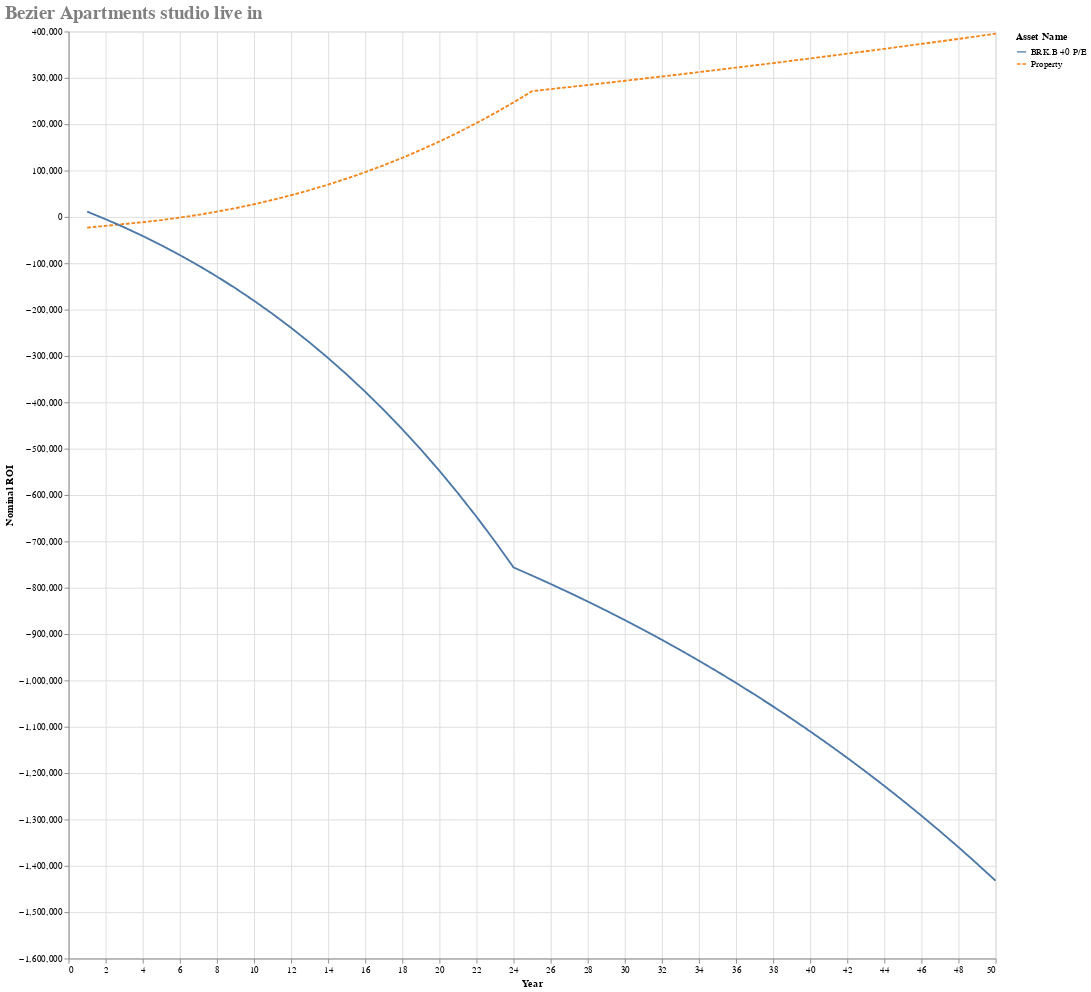

Write notebook code for a chart like this one.
### Code cell
# Even here I'd have to live in the property for 4 years for buying it to make sense vs renting it
# https://www.rightmove.co.uk/properties/118715288#/floorplan?activePlan=1&channel=RES_BUY
property_price = 475000
#repayment_mortgage =  RepaymentMortgage(850000*0.75, 25, fixed_interest_rate,
#                             {1 * 12: 0.1, 2 * 12: 0.1, 3 * 12: 0.1, 4 * 12: 0.1, 5 * 12: 1})

repayment_mortgage =  RepaymentMortgage(property_price*0.75, 25, fixed_interest_rate)

asset_name = "Property"
asset_dictionary[asset_name] = LeaseholdProperty(False, property_price,
                                                                                       monthly_gross_rental=0,
                                                                                       rental_tax=0,
                                                                                       months_occupied_out_of_12=8,
                                                                                       agency_percentage=lixing_agency_percentage,
                                                                                       annual_service_charge=7 * 456,
                                                                                       annual_ground_rent=600,
                                                                                       mortgage = repayment_mortgage)
opportunity_cost_property = asset_dictionary[asset_name]
#opportunity_cost_property.will_you_live_in_this = False

yearly_principle_repayments = []
previous_year = opportunity_cost_property.mortgage.total_principle_paid(1)
yearly_principle_repayments.append(previous_year)
original_cost_of_renting_alone = cost_of_renting_alone
rent_inflation = 0.03
for year in range(2, 25):
    current_year = opportunity_cost_property.mortgage.total_principle_paid(year)
    yearly_principle_repayments.append(current_year - previous_year - cost_of_renting_alone*12)
    cost_of_renting_alone *= 1 + rent_inflation
    previous_year = current_year
cost_of_renting_alone = original_cost_of_renting_alone
#print(repayment_mortgage.payment_table)
print(yearly_principle_repayments)
asset_dictionary["BRK.B 40 P/E"] = HLStock(opportunity_cost_property.property_value*.25, stock_price_to_earnings, yearly_principle_repayments)
(headers, table, graph_source) = generateHeaderTableAndGraphSource()
alt.Chart(graph_source).mark_line().encode(x='Year', y='Nominal ROI', color='Asset Name', strokeDash='Asset Name'
    ).properties(width=1000, height=1000, title=f'Bezier Apartments studio live in'
    ).configure_title(fontSize=20, font='Courier', anchor='start', color='gray')

### Figure 1 — Vega-Lite specification as saved in the notebook (floating-point values rounded to 4 significant figures)
{"config": {"view": {"continuousWidth": 300, "continuousHeight": 300}, "title": {"anchor": "start", "color": "gray", "font": "Courier", "fontSize": 20}}, "data": {"name": "data-ba903f32d2fad06d355ed737b81596ec"}, "mark": {"type": "line"}, "encoding": {"color": {"field": "Asset Name", "type": "nominal"}, "strokeDash": {"field": "Asset Name", "type": "nominal"}, "x": {"field": "Year", "type": "quantitative"}, "y": {"field": "Nominal ROI", "type": "quantitative"}}, "height": 1000, "title": "Bezier Apartments studio live in", "width": 1000, "$schema": "https://vega.github.io/schema/vega-lite/v6.1.0.json", "datasets": {"data-ba903f32d2fad06d355ed737b81596ec": [{"Asset Name": "Property", "Year": 1, "Nominal ROI": -23100.0, "% ROI Year on Year": -0.1946, "% ROI": -0.1946, "Nominal Profit": -15860.0}, {"Asset Name": "Property", "Year": 2, "Nominal ROI": -19230.0, "% ROI Year on Year": -0.07794, "% ROI": 0.03259, "Nominal Profit": -10760.0}, {"Asset Name": "Property", "Year": 3, "Nominal ROI": -15270.0, "% ROI Year on Year": -0.04115, "% ROI": 0.03335, "Nominal Profit": -10450.0}, {"Asset Name": "Property", "Year": 4, "Nominal ROI": -11400.0, "% ROI Year on Year": -0.02318, "% ROI": 0.0326, "Nominal Profit": -10120.0}, {"Asset Name": "Property", "Year": 5, "Nominal ROI": -6827.0, "% ROI Year on Year": -0.01124, "% ROI": 0.03852, "Nominal Profit": -9790.0}, {"Asset Name": "Property", "Year": 6, "Nominal ROI": -1527.0, "% ROI Year on Year": -0.002132, "% ROI": 0.04463, "Nominal Profit": -9445.0}, {"Asset Name": "Property", "Year": 7, "Nominal ROI": 4519.0, "% ROI Year on Year": 0.00535, "% ROI": 0.05092, "Nominal Profit": -9089.0}, {"Asset Name": "Property", "Year": 8, "Nominal ROI": 11340.0, "% ROI Year on Year": 0.01146, "% ROI": 0.05741, "Nominal Profit": -8722.0}, {"Asset Name": "Property", "Year": 9, "Nominal ROI": 18950.0, "% ROI Year on Year": 0.01659, "% ROI": 0.0641, "Nominal Profit": -8343.0}, {"Asset Name": "Property", "Year": 10, "Nominal ROI": 27380.0, "% ROI Year on Year": 0.02096, "% ROI": 0.07099, "Nominal Profit": -7953.0}, {"Asset Name": "Property", "Year": 11, "Nominal ROI": 36650.0, "% ROI Year on Year": 0.02476, "% ROI": 0.0781, "Nominal Profit": -7549.0}, {"Asset Name": "Property", "Year": 12, "Nominal ROI": 46800.0, "% ROI Year on Year": 0.02807, "% ROI": 0.08542, "Nominal Profit": -7133.0}, {"Asset Name": "Property", "Year": 13, "Nominal ROI": 57840.0, "% ROI Year on Year": 0.03099, "% ROI": 0.09298, "Nominal Profit": -6704.0}, {"Asset Name": "Property", "Year": 14, "Nominal ROI": 69800.0, "% ROI Year on Year": 0.03358, "% ROI": 0.1008, "Nominal Profit": -6261.0}, {"Asset Name": "Property", "Year": 15, "Nominal ROI": 82720.0, "% ROI Year on Year": 0.03587, "% ROI": 0.1088, "Nominal Profit": -5803.0}, {"Asset Name": "Property", "Year": 16, "Nominal ROI": 96630.0, "% ROI Year on Year": 0.03791, "% ROI": 0.1171, "Nominal Profit": -5331.0}, {"Asset Name": "Property", "Year": 17, "Nominal ROI": 111500.0, "% ROI Year on Year": 0.03973, "% ROI": 0.1256, "Nominal Profit": -4845.0}, {"Asset Name": "Property", "Year": 18, "Nominal ROI": 127500.0, "% ROI Year on Year": 0.04135, "% ROI": 0.1344, "Nominal Profit": -4342.0}, {"Asset Name": "Property", "Year": 19, "Nominal ROI": 144500.0, "% ROI Year on Year": 0.0428, "% ROI": 0.1435, "Nominal Profit": -3824.0}, {"Asset Name": "Property", "Year": 20, "Nominal ROI": 162700.0, "% ROI Year on Year": 0.04409, "% ROI": 0.1528, "Nominal Profit": -3289.0}, {"Asset Name": "Property", "Year": 21, "Nominal ROI": 182000.0, "% ROI Year on Year": 0.04524, "% ROI": 0.1625, "Nominal Profit": -2737.0}, {"Asset Name": "Property", "Year": 22, "Nominal ROI": 202500.0, "% ROI Year on Year": 0.04627, "% ROI": 0.1724, "Nominal Profit": -2167.0}, {"Asset Name": "Property", "Year": 23, "Nominal ROI": 224200.0, "% ROI Year on Year": 0.04719, "% ROI": 0.1827, "Nominal Profit": -1579.0}, {"Asset Name": "Property", "Year": 24, "Nominal ROI": 247100.0, "% ROI Year on Year": 0.048, "% ROI": 0.1933, "Nominal Profit": -972.5}, {"Asset Name": "Property", "Year": 25, "Nominal ROI": 271300.0, "% ROI Year on Year": 0.04872, "% ROI": 0.2042, "Nominal Profit": -346.5}, {"Asset Name": "Property", "Year": 26, "Nominal ROI": 275700.0, "% ROI Year on Year": 0.04726, "% ROI": 0.03693, "Nominal Profit": 0.0}, {"Asset Name": "Property", "Year": 27, "Nominal ROI": 280200.0, "% ROI Year on Year": 0.0459, "% ROI": 0.0373, "Nominal Profit": 0.0}, {"Asset Name": "Property", "Year": 28, "Nominal ROI": 284600.0, "% ROI Year on Year": 0.04464, "% ROI": 0.03768, "Nominal Profit": 0.0}, {"Asset Name": "Property", "Year": 29, "Nominal ROI": 289200.0, "% ROI Year on Year": 0.04347, "% ROI": 0.03805, "Nominal Profit": 0.0}, {"Asset Name": "Property", "Year": 30, "Nominal ROI": 293700.0, "% ROI Year on Year": 0.04238, "% ROI": 0.03843, "Nominal Profit": 0.0}, {"Asset Name": "Property", "Year": 31, "Nominal ROI": 298300.0, "% ROI Year on Year": 0.04136, "% ROI": 0.03882, "Nominal Profit": 0.0}, {"Asset Name": "Property", "Year": 32, "Nominal ROI": 303000.0, "% ROI Year on Year": 0.0404, "% ROI": 0.03921, "Nominal Profit": 0.0}, {"Asset Name": "Property", "Year": 33, "Nominal ROI": 307700.0, "% ROI Year on Year": 0.0395, "% ROI": 0.0396, "Nominal Profit": 0.0}, {"Asset Name": "Property", "Year": 34, "Nominal ROI": 312400.0, "% ROI Year on Year": 0.03866, "% ROI": 0.03999, "Nominal Profit": 0.0}, {"Asset Name": "Property", "Year": 35, "Nominal ROI": 317200.0, "% ROI Year on Year": 0.03786, "% ROI": 0.04039, "Nominal Profit": 0.0}, {"Asset Name": "Property", "Year": 36, "Nominal ROI": 322100.0, "% ROI Year on Year": 0.03711, "% ROI": 0.0408, "Nominal Profit": 0.0}, {"Asset Name": "Property", "Year": 37, "Nominal ROI": 327000.0, "% ROI Year on Year": 0.03639, "% ROI": 0.04121, "Nominal Profit": 0.0}, {"Asset Name": "Property", "Year": 38, "Nominal ROI": 331900.0, "% ROI Year on Year": 0.03572, "% ROI": 0.04162, "Nominal Profit": 0.0}, {"Asset Name": "Property", "Year": 39, "Nominal ROI": 336900.0, "% ROI Year on Year": 0.03508, "% ROI": 0.04203, "Nominal Profit": 0.0}, {"Asset Name": "Property", "Year": 40, "Nominal ROI": 341900.0, "% ROI Year on Year": 0.03447, "% ROI": 0.04245, "Nominal Profit": 0.0}, {"Asset Name": "Property", "Year": 41, "Nominal ROI": 347000.0, "% ROI Year on Year": 0.0339, "% ROI": 0.04288, "Nominal Profit": 0.0}, {"Asset Name": "Property", "Year": 42, "Nominal ROI": 352200.0, "% ROI Year on Year": 0.03335, "% ROI": 0.04331, "Nominal Profit": 0.0}, {"Asset Name": "Property", "Year": 43, "Nominal ROI": 357400.0, "% ROI Year on Year": 0.03282, "% ROI": 0.04374, "Nominal Profit": 0.0}, {"Asset Name": "Property", "Year": 44, "Nominal ROI": 362600.0, "% ROI Year on Year": 0.03232, "% ROI": 0.04418, "Nominal Profit": 0.0}, {"Asset Name": "Property", "Year": 45, "Nominal ROI": 367900.0, "% ROI Year on Year": 0.03184, "% ROI": 0.04462, "Nominal Profit": 0.0}, {"Asset Name": "Property", "Year": 46, "Nominal ROI": 373300.0, "% ROI Year on Year": 0.03138, "% ROI": 0.04507, "Nominal Profit": 0.0}, {"Asset Name": "Property", "Year": 47, "Nominal ROI": 378700.0, "% ROI Year on Year": 0.03095, "% ROI": 0.04552, "Nominal Profit": 0.0}, {"Asset Name": "Property", "Year": 48, "Nominal ROI": 384100.0, "% ROI Year on Year": 0.03053, "% ROI": 0.04597, "Nominal Profit": 0.0}, {"Asset Name": "Property", "Year": 49, "Nominal ROI": 389700.0, "% ROI Year on Year": 0.03012, "% ROI": 0.04643, "Nominal Profit": 0.0}, {"Asset Name": "Property", "Year": 50, "Nominal ROI": 395200.0, "% ROI Year on Year": 0.02974, "% ROI": 0.0469, "Nominal Profit": 0.0}, {"Asset Name": "BRK.B 40 P/E", "Year": 1, "Nominal ROI": 11410.0, "% ROI Year on Year": 0.09606, "% ROI": 0.09606, "Nominal Profit": 12920.0}, {"Asset Name": "BRK.B 40 P/E", "Year": 2, "Nominal ROI": -4998.0, "% ROI Year on Year": -0.02083, "% ROI": -0.1381, "Nominal Profit": -17600.0}, {"Asset Name": "BRK.B 40 P/E", "Year": 3, "Nominal ROI": -22520.0, "% ROI Year on Year": -0.05958, "% ROI": -0.1475, "Nominal Profit": -18730.0}, {"Asset Name": "BRK.B 40 P/E", "Year": 4, "Nominal ROI": -41200.0, "% ROI Year on Year": -0.0773, "% ROI": -0.1573, "Nominal Profit": -19900.0}, {"Asset Name": "BRK.B 40 P/E", "Year": 5, "Nominal ROI": -61090.0, "% ROI Year on Year": -0.08656, "% ROI": -0.1676, "Nominal Profit": -21130.0}, {"Asset Name": "BRK.B 40 P/E", "Year": 6, "Nominal ROI": -82260.0, "% ROI Year on Year": -0.09168, "% ROI": -0.1782, "Nominal Profit": -22410.0}, {"Asset Name": "BRK.B 40 P/E", "Year": 7, "Nominal ROI": -104800.0, "% ROI Year on Year": -0.09455, "% ROI": -0.1894, "Nominal Profit": -23750.0}, {"Asset Name": "BRK.B 40 P/E", "Year": 8, "Nominal ROI": -128600.0, "% ROI Year on Year": -0.09608, "% ROI": -0.2011, "Nominal Profit": -25150.0}, {"Asset Name": "BRK.B 40 P/E", "Year": 9, "Nominal ROI": -153900.0, "% ROI Year on Year": -0.09677, "% ROI": -0.2132, "Nominal Profit": -26610.0}, {"Asset Name": "BRK.B 40 P/E", "Year": 10, "Nominal ROI": -180800.0, "% ROI Year on Year": -0.09693, "% ROI": -0.2259, "Nominal Profit": -28130.0}, {"Asset Name": "BRK.B 40 P/E", "Year": 11, "Nominal ROI": -209200.0, "% ROI Year on Year": -0.09674, "% ROI": -0.2392, "Nominal Profit": -29710.0}, {"Asset Name": "BRK.B 40 P/E", "Year": 12, "Nominal ROI": -239200.0, "% ROI Year on Year": -0.09631, "% ROI": -0.253, "Nominal Profit": -31370.0}, {"Asset Name": "BRK.B 40 P/E", "Year": 13, "Nominal ROI": -271000.0, "% ROI Year on Year": -0.09573, "% ROI": -0.2674, "Nominal Profit": -33090.0}, {"Asset Name": "BRK.B 40 P/E", "Year": 14, "Nominal ROI": -304500.0, "% ROI Year on Year": -0.09503, "% ROI": -0.2824, "Nominal Profit": -34890.0}, {"Asset Name": "BRK.B 40 P/E", "Year": 15, "Nominal ROI": -339900.0, "% ROI Year on Year": -0.09427, "% ROI": -0.2981, "Nominal Profit": -36760.0}, {"Asset Name": "BRK.B 40 P/E", "Year": 16, "Nominal ROI": -377300.0, "% ROI Year on Year": -0.09346, "% ROI": -0.3144, "Nominal Profit": -38720.0}, {"Asset Name": "BRK.B 40 P/E", "Year": 17, "Nominal ROI": -416600.0, "% ROI Year on Year": -0.09263, "% ROI": -0.3315, "Nominal Profit": -40750.0}, {"Asset Name": "BRK.B 40 P/E", "Year": 18, "Nominal ROI": -458100.0, "% ROI Year on Year": -0.09178, "% ROI": -0.3492, "Nominal Profit": -42870.0}, {"Asset Name": "BRK.B 40 P/E", "Year": 19, "Nominal ROI": -501700.0, "% ROI Year on Year": -0.09092, "% ROI": -0.3677, "Nominal Profit": -45080.0}, {"Asset Name": "BRK.B 40 P/E", "Year": 20, "Nominal ROI": -547700.0, "% ROI Year on Year": -0.09007, "% ROI": -0.3869, "Nominal Profit": -47380.0}, {"Asset Name": "BRK.B 40 P/E", "Year": 21, "Nominal ROI": -596000.0, "% ROI Year on Year": -0.08923, "% ROI": -0.407, "Nominal Profit": -49780.0}, {"Asset Name": "BRK.B 40 P/E", "Year": 22, "Nominal ROI": -646800.0, "% ROI Year on Year": -0.0884, "% ROI": -0.4278, "Nominal Profit": -52270.0}, {"Asset Name": "BRK.B 40 P/E", "Year": 23, "Nominal ROI": -700200.0, "% ROI Year on Year": -0.08758, "% ROI": -0.4496, "Nominal Profit": -54870.0}, {"Asset Name": "BRK.B 40 P/E", "Year": 24, "Nominal ROI": -756300.0, "% ROI Year on Year": -0.08678, "% ROI": -0.4722, "Nominal Profit": -57570.0}, {"Asset Name": "BRK.B 40 P/E", "Year": 25, "Nominal ROI": -773800.0, "% ROI Year on Year": -0.08403, "% ROI": -0.1478, "Nominal Profit": -19050.0}, {"Asset Name": "BRK.B 40 P/E", "Year": 26, "Nominal ROI": -791900.0, "% ROI Year on Year": -0.0815, "% ROI": -0.1522, "Nominal Profit": -19600.0}, {"Asset Name": "BRK.B 40 P/E", "Year": 27, "Nominal ROI": -810500.0, "% ROI Year on Year": -0.07918, "% ROI": -0.1568, "Nominal Profit": -20160.0}, {"Asset Name": "BRK.B 40 P/E", "Year": 28, "Nominal ROI": -829700.0, "% ROI Year on Year": -0.07703, "% ROI": -0.1615, "Nominal Profit": -20730.0}, {"Asset Name": "BRK.B 40 P/E", "Year": 29, "Nominal ROI": -849500.0, "% ROI Year on Year": -0.07504, "% ROI": -0.1664, "Nominal Profit": -21330.0}, {"Asset Name": "BRK.B 40 P/E", "Year": 30, "Nominal ROI": -869800.0, "% ROI Year on Year": -0.0732, "% ROI": -0.1714, "Nominal Profit": -21940.0}, {"Asset Name": "BRK.B 40 P/E", "Year": 31, "Nominal ROI": -890800.0, "% ROI Year on Year": -0.07148, "% ROI": -0.1765, "Nominal Profit": -22560.0}, {"Asset Name": "BRK.B 40 P/E", "Year": 32, "Nominal ROI": -912400.0, "% ROI Year on Year": -0.06988, "% ROI": -0.1818, "Nominal Profit": -23210.0}, {"Asset Name": "BRK.B 40 P/E", "Year": 33, "Nominal ROI": -934600.0, "% ROI Year on Year": -0.06838, "% ROI": -0.1873, "Nominal Profit": -23870.0}, {"Asset Name": "BRK.B 40 P/E", "Year": 34, "Nominal ROI": -957500.0, "% ROI Year on Year": -0.06698, "% ROI": -0.1929, "Nominal Profit": -24550.0}, {"Asset Name": "BRK.B 40 P/E", "Year": 35, "Nominal ROI": -981100.0, "% ROI Year on Year": -0.06566, "% ROI": -0.1986, "Nominal Profit": -25250.0}, {"Asset Name": "BRK.B 40 P/E", "Year": 36, "Nominal ROI": -1005000.0, "% ROI Year on Year": -0.06443, "% ROI": -0.2046, "Nominal Profit": -25970.0}, {"Asset Name": "BRK.B 40 P/E", "Year": 37, "Nominal ROI": -1030000.0, "% ROI Year on Year": -0.06327, "% ROI": -0.2107, "Nominal Profit": -26720.0}, {"Asset Name": "BRK.B 40 P/E", "Year": 38, "Nominal ROI": -1056000.0, "% ROI Year on Year": -0.06217, "% ROI": -0.217, "Nominal Profit": -27480.0}, {"Asset Name": "BRK.B 40 P/E", "Year": 39, "Nominal ROI": -1083000.0, "% ROI Year on Year": -0.06114, "% ROI": -0.2234, "Nominal Profit": -28270.0}, {"Asset Name": "BRK.B 40 P/E", "Year": 40, "Nominal ROI": -1110000.0, "% ROI Year on Year": -0.06016, "% ROI": -0.2301, "Nominal Profit": -29070.0}, {"Asset Name": "BRK.B 40 P/E", "Year": 41, "Nominal ROI": -1138000.0, "% ROI Year on Year": -0.05923, "% ROI": -0.2369, "Nominal Profit": -29900.0}, {"Asset Name": "BRK.B 40 P/E", "Year": 42, "Nominal ROI": -1167000.0, "% ROI Year on Year": -0.05836, "% ROI": -0.244, "Nominal Profit": -30760.0}, {"Asset Name": "BRK.B 40 P/E", "Year": 43, "Nominal ROI": -1197000.0, "% ROI Year on Year": -0.05753, "% ROI": -0.2512, "Nominal Profit": -31640.0}, {"Asset Name": "BRK.B 40 P/E", "Year": 44, "Nominal ROI": -1228000.0, "% ROI Year on Year": -0.05674, "% ROI": -0.2587, "Nominal Profit": -32540.0}, {"Asset Name": "BRK.B 40 P/E", "Year": 45, "Nominal ROI": -1259000.0, "% ROI Year on Year": -0.05599, "% ROI": -0.2664, "Nominal Profit": -33470.0}, {"Asset Name": "BRK.B 40 P/E", "Year": 46, "Nominal ROI": -1292000.0, "% ROI Year on Year": -0.05527, "% ROI": -0.2743, "Nominal Profit": -34430.0}, {"Asset Name": "BRK.B 40 P/E", "Year": 47, "Nominal ROI": -1325000.0, "% ROI Year on Year": -0.05459, "% ROI": -0.2824, "Nominal Profit": -35410.0}, {"Asset Name": "BRK.B 40 P/E", "Year": 48, "Nominal ROI": -1360000.0, "% ROI Year on Year": -0.05394, "% ROI": -0.2907, "Nominal Profit": -36420.0}, {"Asset Name": "BRK.B 40 P/E", "Year": 49, "Nominal ROI": -1395000.0, "% ROI Year on Year": -0.05333, "% ROI": -0.2993, "Nominal Profit": -37460.0}, {"Asset Name": "BRK.B 40 P/E", "Year": 50, "Nominal ROI": -1432000.0, "% ROI Year on Year": -0.05273, "% ROI": -0.3082, "Nominal Profit": -38530.0}]}}
